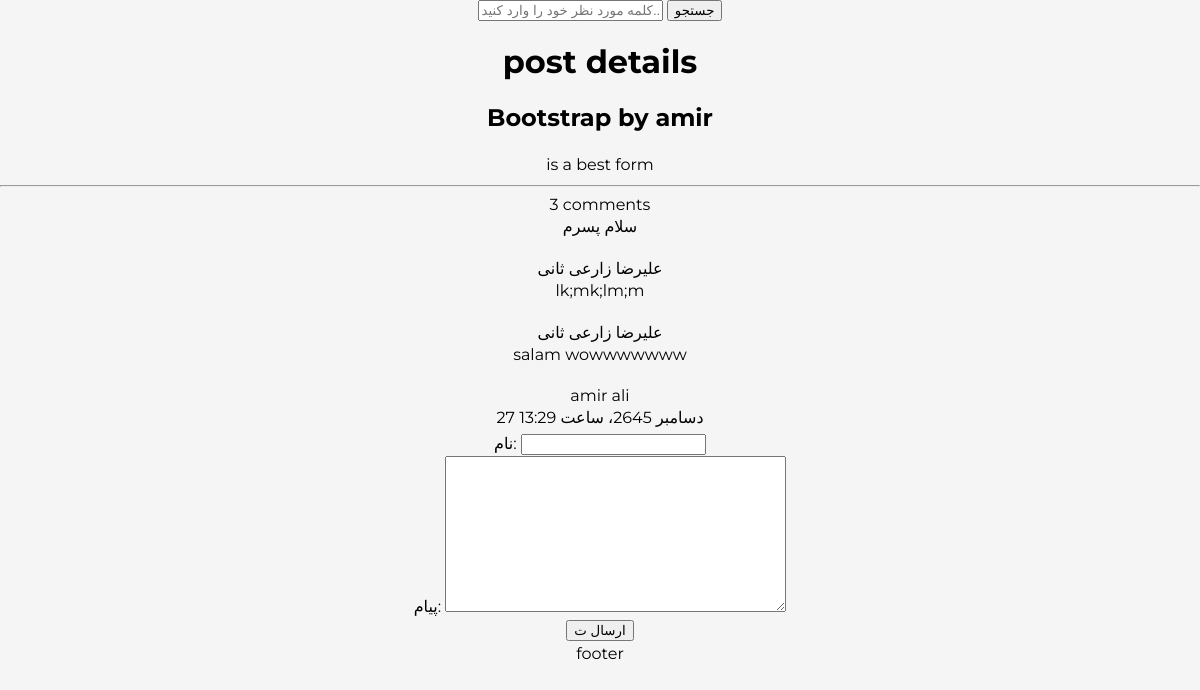
The app's page /Posts/5 with its own data.
### bloog/models.py (models this page shows, shortened)
class Post(models.Model):
    class Status(models.TextChoices):
        DRAFT='DR','DRAFT'
        PUBLISHED='PB','PUBLISHED'
        REGECTED='RG','REGECTED'
    title = models.CharField(max_length=20,verbose_name='عنوان')
    description = models.TextField(verbose_name='توضیحات')
    slug = models.SlugField(max_length=100,verbose_name='اسلاگ')
    status=models.CharField(max_length=2,choices=Status.choices,default=Status.DRAFT,verbose_name='وضعیت')
    author=models.ForeignKey(User, on_delete=models.CASCADE,related_name="user_post",verbose_name='نویسنده')
    publish = models.DateTimeField(default=timezone.now,verbose_name='تاریخ انتشار')
    create = models.DateTimeField(auto_now_add=True,verbose_name='ناریخ تولید')
    update = models.DateTimeField(auto_now=True,verbose_name='تاریخ بروزرسانی')
    objects = models.Manager()
    published = publishedManager()
    reading_time=models.PositiveIntegerField(verbose_name='زمان مطالعه',default='14')
    class Meta:
        ordering = ['-publish']
        indexes=[
            models.Index(fields=['-publish'])
        ]
        verbose_name_plural="پست ها"

class Comment(models.Model):
    post=models.ForeignKey(Post,verbose_name='پست',on_delete=models.CASCADE,related_name='comments')
    name=models.CharField(max_length=250,verbose_name=' نام')
    body=models.TextField(verbose_name='پیام')
    publish = models.DateTimeField(default=timezone.now,verbose_name='تاریخ انتشار')
    create = models.DateTimeField(auto_now_add=True,verbose_name='ناریخ تولید')
    active=models.BooleanField(default=True, verbose_name=' فعالیت')
    class Meta:
        verbose_name='کامنت '
        verbose_name_plural = ' کامنت ها'

### bloog/views.py (the view)
# urls.py: path('Posts/<pk>',PostDetail,name='PostDetail'),
def PostDetail(request,pk):
    post=get_object_or_404(Post,id=pk,status=Post.Status.PUBLISHED)
    form=CommentForm()
    comments=post.comments.filter(active=True)
    context={
        'post':post,
        'form':form,
        'comments':comments,
    }
    return render(request,'blog/detail.html',context)

### bloog/forms.py
class CommentForm(forms.ModelForm):
    class Meta:
        model=Comment
        fields=['name','body']
        widget={
            'body':forms.TextInput(attrs={
                'placeholder':'متن'
            }
            )
        }

### bloog/templatetags/blog_tags.py (called while the page is built)
@register.filter()
def to_markdown(text):
    return  mark_safe (markdown(text))

### bloog/templates/blog/detail.html (shortened to what this page needs)
{% extends 'parent/base.html' %}
{%load blog_tags%}
{% block content %}
    <h1>post details</h1>
    <h2>{{ post.title }} by {{post.author}}</h2>
    <p>{{ post.description | to_markdown  }}</p>
    <hr>
    <div>
        {%with comments.count as cm_co%}
            {{cm_co}} comment{{cm_co|pluralize}}
        {% endwith %}
    </div>
    <div>
        {% for cm in comments %}
            {{cm.body|linebreaks}}
            <br>
            {{cm.name}}
        {% empty %}
            کامنتی وجود ندارد...
        {% endfor %}
    </div>
    <p>{{ post.publish }}</p>
    <form method="post" action="{% url 'blog:post_comment' post.id%}">
        {{form.as_p}}
        <button type="submit">ارسال ت</button>
    </form>
{% endblock %}

### bloog/static/css/base.css (style rules this page uses)
* { box-sizing: border-box; }
body { text-align: center; --h: 182deg; --l: 35%; --brandColor: hsl(var(--h), 71%, var(--l)); font-family: Montserrat, sans-serif; margin: 0; background-color: whitesmoke; }
p { margin: 0; line-height: 1.6; }
h1 { text-align: center important!; background-color: #fa1010 important!; width: 350px important!; height: 74px important!; }

### records on screen
Post: title "Bootstrap", author "amir", description|to_markdown "is a best form", publish "27 دسامبر 2645، ساعت 13:29"
Comment: body "سلام پسرم", name "علیرضا زارعی ثانی"
Comment: body "lk;mk;lm;m", name "علیرضا زارعی ثانی"
Comment: body "salam wowwwwwww", name "amir ali"

### other values on screen
{{ cm_co }} "3"
